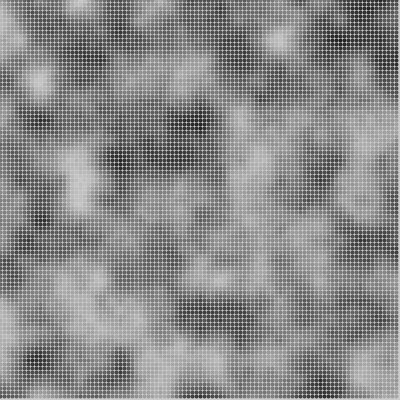
Frame 1 (no input)
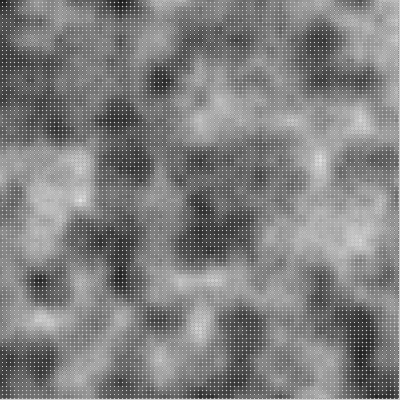
Frame 60 (the mouse pressed at the canvas centre just before this capture)
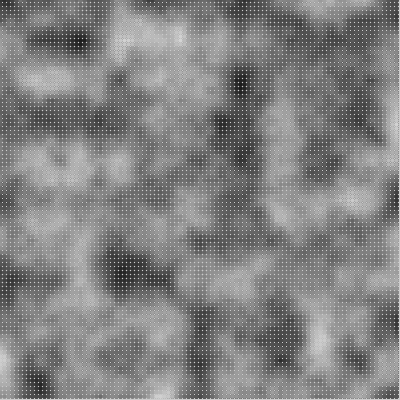
Frame 120 (the mouse held since frame 60 and released just before this capture)

The Processing sketch that drew these frames (run headless with seeded random() and noise(); from frame 60 on, the mouse is pressed at the canvas centre):

// Processing sketch: dimensionalNoise
// ── dimensionalNoise.pde

float perlinNoise;

float xT =0.0;
float yT = 0.0;
float inc = 0.1;
float t = 0.1;

int ptCloudDiv = 4;
void setup(){
  size(400,400);
  frameRate(30);
}

void draw(){  
  //background(200);
  
  
  //Three dimensional perlin noise
  //noiseDetail(8,.02);
  xT = 0.0;
  for (int pX = 0; pX < (width/ptCloudDiv);pX++){
    yT = 0.0;
    for(int pY =0; pY <(height/ptCloudDiv); pY++){
      perlinNoise = noise(xT,yT,t) * 255.0;
      println(perlinNoise);
      
      //stroke(random(256));
      stroke(perlinNoise);
      
      strokeWeight(ptCloudDiv);
      point(pX*ptCloudDiv,pY*ptCloudDiv);
      
      yT += inc;
    }
    xT += inc;
  }
  t+= inc;
  
  
}

void mousePressed(){
  background(200);
  
  //Two dimensional perlin noise
  //noiseDetail(8,.02);
  for (int pX = 0; pX < (width/ptCloudDiv);pX++){
    yT = 0.0;
    for(int pY =0; pY <(height/ptCloudDiv); pY++){
      perlinNoise = noise(xT,yT) * 255.0;
      println(perlinNoise);
      
      //stroke(random(256));
      stroke(perlinNoise);
      
      strokeWeight(ptCloudDiv);
      point(pX*ptCloudDiv,pY*ptCloudDiv);
      
      yT += inc;
    }
    xT += inc;
  }
}
